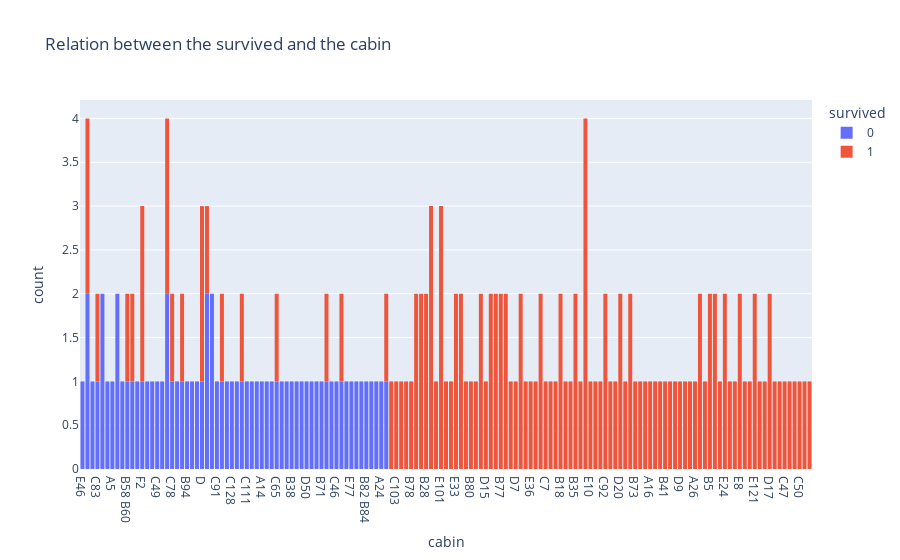

Source (notebook cell):
### Code cell
#showing the relation between the survived and the cabin to decide drop the column or no
px.histogram(train, x='cabin', color='survived', title='Relation between the survived and the cabin')

### Figure 1 — Plotly figure (JSON) as saved in the notebook; plotly's stock layout.template omitted (floating-point values rounded to 4 significant figures; data arrays with more than 128 entries replaced by an {"elided": "..."} marker saying what was removed)
{"data": [{"alignmentgroup": "True", "bingroup": "x", "hovertemplate": "survived=0<br>cabin=%{x}<br>count=%{y}<extra></extra>", "legendgroup": "0", "marker": {"color": "#636efa", "pattern": {"shape": ""}}, "name": "0", "offsetgroup": "0", "orientation": "v", "showlegend": true, "type": "histogram", "x": {"elided": "549 str values"}, "xaxis": "x", "yaxis": "y"}, {"alignmentgroup": "True", "bingroup": "x", "hovertemplate": "survived=1<br>cabin=%{x}<br>count=%{y}<extra></extra>", "legendgroup": "1", "marker": {"color": "#EF553B", "pattern": {"shape": ""}}, "name": "1", "offsetgroup": "1", "orientation": "v", "showlegend": true, "type": "histogram", "x": {"elided": "342 str values"}, "xaxis": "x", "yaxis": "y"}], "layout": {"barmode": "relative", "legend": {"title": {"text": "survived"}, "tracegroupgap": 0}, "title": {"text": "Relation between the survived and the cabin"}, "xaxis": {"anchor": "y", "domain": [0, 1], "title": {"text": "cabin"}}, "yaxis": {"anchor": "x", "domain": [0, 1], "title": {"text": "count"}}}}
